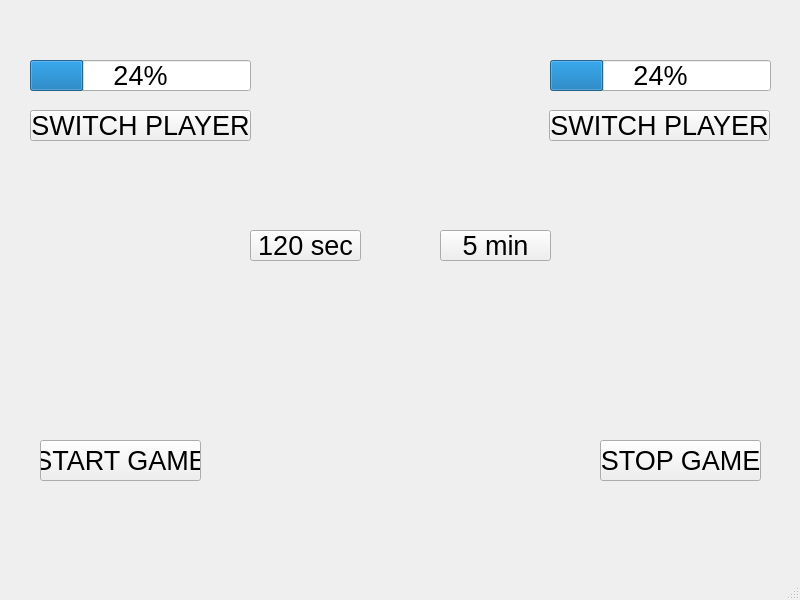
<?xml version="1.0" encoding="UTF-8"?>
<ui version="4.0">
 <class>MainWindow</class>
 <widget class="QMainWindow" name="MainWindow">
  <property name="geometry">
   <rect>
    <x>0</x>
    <y>0</y>
    <width>800</width>
    <height>600</height>
   </rect>
  </property>
  <property name="font">
   <font>
    <pointsize>20</pointsize>
   </font>
  </property>
  <property name="windowTitle">
   <string>MainWindow</string>
  </property>
  <widget class="QWidget" name="centralwidget">
   <widget class="QProgressBar" name="progressBar">
    <property name="geometry">
     <rect>
      <x>30</x>
      <y>60</y>
      <width>221</width>
      <height>31</height>
     </rect>
    </property>
    <property name="value">
     <number>24</number>
    </property>
   </widget>
   <widget class="QProgressBar" name="progressBar_2">
    <property name="geometry">
     <rect>
      <x>550</x>
      <y>60</y>
      <width>221</width>
      <height>31</height>
     </rect>
    </property>
    <property name="value">
     <number>24</number>
    </property>
   </widget>
   <widget class="QLabel" name="label">
    <property name="geometry">
     <rect>
      <x>310</x>
      <y>160</y>
      <width>231</width>
      <height>51</height>
     </rect>
    </property>
    <property name="maximumSize">
     <size>
      <width>231</width>
      <height>51</height>
     </size>
    </property>
    <property name="text">
     <string/>
    </property>
   </widget>
   <widget class="QPushButton" name="pushButton">
    <property name="geometry">
     <rect>
      <x>30</x>
      <y>110</y>
      <width>221</width>
      <height>31</height>
     </rect>
    </property>
    <property name="text">
     <string>SWITCH PLAYER</string>
    </property>
   </widget>
   <widget class="QPushButton" name="pushButton_2">
    <property name="geometry">
     <rect>
      <x>549</x>
      <y>110</y>
      <width>221</width>
      <height>31</height>
     </rect>
    </property>
    <property name="text">
     <string>SWITCH PLAYER</string>
    </property>
   </widget>
   <widget class="QPushButton" name="pushButton_3">
    <property name="geometry">
     <rect>
      <x>250</x>
      <y>230</y>
      <width>111</width>
      <height>31</height>
     </rect>
    </property>
    <property name="text">
     <string>120 sec</string>
    </property>
   </widget>
   <widget class="QPushButton" name="pushButton_4">
    <property name="geometry">
     <rect>
      <x>440</x>
      <y>230</y>
      <width>111</width>
      <height>31</height>
     </rect>
    </property>
    <property name="text">
     <string>5 min</string>
    </property>
   </widget>
   <widget class="QPushButton" name="pushButton_5">
    <property name="geometry">
     <rect>
      <x>40</x>
      <y>440</y>
      <width>161</width>
      <height>41</height>
     </rect>
    </property>
    <property name="text">
     <string>START GAME</string>
    </property>
   </widget>
   <widget class="QPushButton" name="pushButton_6">
    <property name="geometry">
     <rect>
      <x>600</x>
      <y>440</y>
      <width>161</width>
      <height>41</height>
     </rect>
    </property>
    <property name="font">
     <font>
      <pointsize>20</pointsize>
     </font>
    </property>
    <property name="text">
     <string>STOP GAME</string>
    </property>
   </widget>
  </widget>
  <widget class="QStatusBar" name="statusbar"/>
 </widget>
 <tabstops>
  <tabstop>pushButton_4</tabstop>
  <tabstop>pushButton_6</tabstop>
  <tabstop>pushButton_5</tabstop>
  <tabstop>pushButton_3</tabstop>
  <tabstop>pushButton_2</tabstop>
  <tabstop>pushButton</tabstop>
 </tabstops>
 <resources/>
 <connections/>
</ui>
